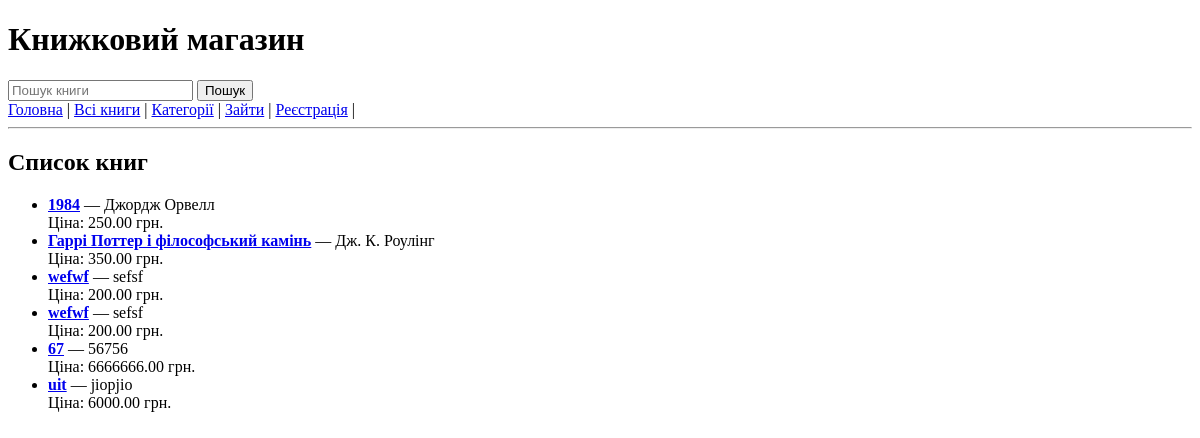
Page /catalog/books/ on the earlier database version.
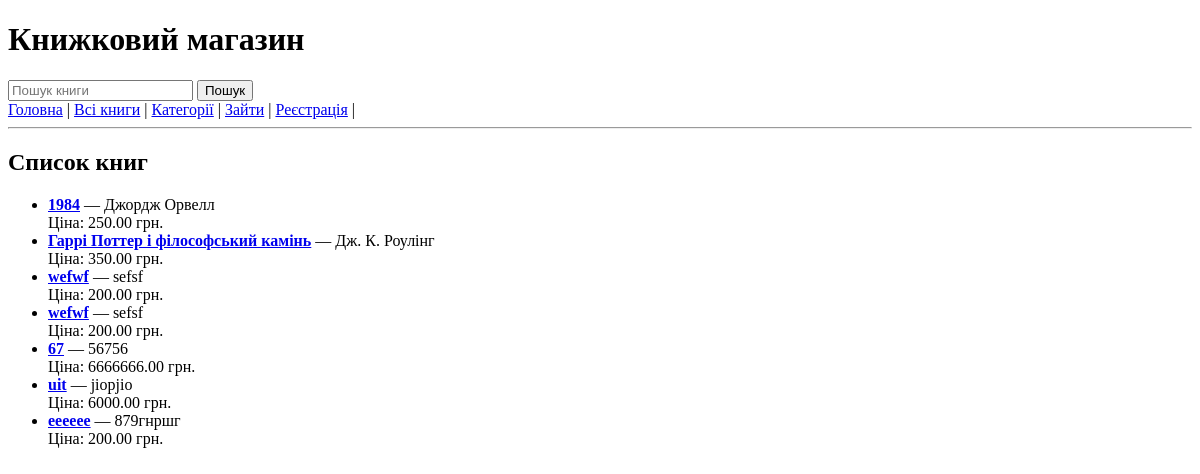
Same page on the later database version.
### bookshop/models.py (models this page shows)
class Book(models.Model):
    category = models.ManyToManyField(Category, verbose_name="Category")
    title = models.CharField(max_length=100, verbose_name="Book Title")
    author = models.CharField(max_length=200, verbose_name="Author")
    price = models.DecimalField(max_digits=10, decimal_places=2, verbose_name="Price")
    description = models.TextField(verbose_name="Description")
    published_date = models.DateField(null=True, blank=True, verbose_name="Published Date")
    stock = models.BooleanField(default=True, verbose_name="Stock Status")

### bookshop/views.py (the view)
# urls.py: path('catalog/books/', BookListView.as_view(), name="book_list"),
class BookListView(ListView):
    model = Book
    template_name = "book_list.html"
    context_object_name = "book_list"
    def get_queryset(self):
        queryset = super().get_queryset()
        query = self.request.GET.get('search')
        if query:
            queryset = queryset.filter(
                Q(title__icontains=query) | Q(author__icontains=query)
            )
            logger.info(f"Пошук: '{query}' | user: {self.request.user}")
        return queryset

### bookshop/templates/book_list.html (shortened to what this page needs)
{% extends 'base.html' %}
{% block content %}
    <h2>Список книг</h2>
    <ul>
        {% for book in book_list %}
            <li>
                <a href="{% url 'book_detail' book.pk %}"><strong>{{ book.title }}</strong></a> — {{ book.author }}<br>
                Ціна: {{ book.price }} грн.
            </li>
        {% empty %}
            <li>Книг поки немає в базі.</li>
        {% endfor %}
    </ul>
{% endblock content%}

Differences in the rows shown:
added Book: title "ееееее", author "879гнршг", price "200.00"
